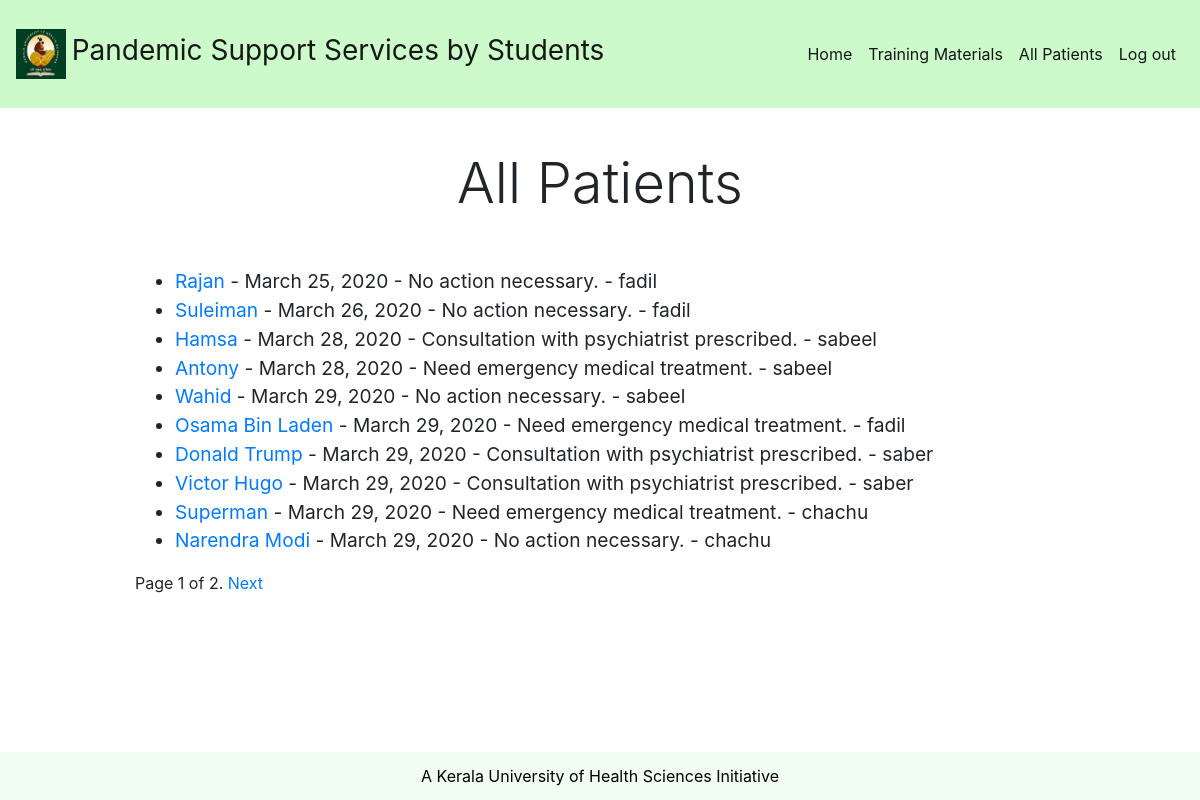
/home/allpatients/ (signed in), run on the app's committed database.
### home/models.py (models this page shows, shortened)
class Patient(models.Model):
	name = models.CharField(max_length=200)
	age = models.PositiveSmallIntegerField()
	address = models.TextField()
	phone_number = models.CharField(max_length=10)
	date_contacted = models.DateField()
	contacted_by = models.ForeignKey(User, on_delete=models.SET_NULL, null=True, blank=True)
	outcome = models.ForeignKey(Outcome, on_delete=models.PROTECT)
	class Meta:
		ordering = ['date_contacted']
		permissions = (("is_staff", "Has the staff permissions"),)
	def get_absolute_url(self):
		return reverse('patient-detail', args=[str(self.id)])

class Outcome(models.Model):
	description = models.CharField(max_length=70)
	class Meta:
		ordering = ['description']
	def __str__(self):
		return self.description

### home/views.py (the view)
# urls.py: path('allpatients/', views.PatientsListView.as_view(), name='allpatients'),
class PatientsListView(LoginRequiredMixin, generic.ListView):
    model = Patient
    template_name ='home/patient_list.html'
    paginate_by = 10
    def get_queryset(self):
        return Patient.objects.order_by('date_contacted')

### home/templates/home/patient_list.html
{% extends "base_generic.html" %}
{% block stylingFiles %}
{% load static %}
    <link rel="stylesheet" href="{% static 'css/list.css' %}">
{% endblock %}
{% block heading %}
All Patients
{% endblock %}
{% block content %}
    {% if patient_list %}
    <ul id="list">
      {% for patient in patient_list %}
      <li class="">
        <a href="{{ patient.get_absolute_url }}">{{patient.name}}</a> - {{ patient.date_contacted }} - {{ patient.outcome }} - {{ patient.contacted_by }}
      </li>
      {% endfor %}
    </ul>
    {% else %}
      <p>You've not added any patients yet.</p>
    {% endif %}
{% endblock %}

### home/templates/base_generic.html (shortened to what this page needs)
<!doctype html>
<html lang="en">
  <head>
    <link rel="stylesheet" href="https://stackpath.bootstrapcdn.com/bootstrap/4.4.1/css/bootstrap.min.css">
    {% load static %}
    <link rel="stylesheet" href="{% static 'css/styles2.css' %}">
    {% block stylingFiles %}{% endblock %}
  </head>
  <body>
      <nav class="navbar navbar-expand-lg navbar-light">
        <a class="navbar-brand" href="{% url 'index' %}">
          {% load static %}
          <img src="{% static 'images/Logo.jpg' %}" width="50" height="50" class="d-inline-block align-top" alt="">
          <span id="logoTitle">Pandemic Support Services by Students</span>
        </a>
        <div class="collapse navbar-collapse" id="navbarNav">
          <ul class="navbar-nav ml-auto">
            <li class="nav-item active">
              <a class="nav-link" href="{% url 'index' %}">Home</a>
            </li>
            <li class="nav-item active">
              <a class="nav-link" href="{% url 'training' %}">Training Materials</a>
            </li>
            {% if user.is_authenticated %}
            {% if perms.home.is_staff %}
              <li class="nav-item active">
                <a class="nav-link" href="{% url 'allpatients' %}">All Patients</a>
              </li>
            {% endif %}
            <li class="nav-item active">
              <a class="nav-link" href="{% url 'logout' %}">Log out</a>
            </li>
          {% endif %}
          </ul>
        </div>
      </nav>
      <div class="container-fluid" id="superman">
        <div class="row welcome text-center">
          <div class="col-12">
            <h1 class="display-4" id="mainHeading">
              {% block heading %}
              {% endblock %}
            </h1>
          </div>
        </div>
          {% block content %}
          {% endblock %}
            {% block pagination %}
    {% if is_paginated %}
        <div class="pagination">
            <span class="page-links">
                <span class="page-current">
                    Page {{ page_obj.number }} of {{ page_obj.paginator.num_pages }}.
                </span>
                {% if page_obj.has_next %}
                    <a href="{{ request.path }}?page={{ page_obj.next_page_number }}">Next</a>
                {% endif %}
            </span>
        </div>
    {% endif %}
  {% endblock %}
      </div>
      <footer class="container-fluid text-center">
        <div class="row">
          <div class="col-12 text-center">
            A Kerala University of Health Sciences Initiative
          </div>
        </div>
      </footer>
  </body>
</html>

### home/static/css/styles2.css (style rules this page uses)
.navbar { background-color: #CCFACB; padding-top: 1.5em; padding-bottom: 1.5em; }
footer { width:; 100%; background-color: #f0fff1; padding: 1%; color: black; left: 0; bottom: 0; position: fixed; margin-top: 5em; }
#superman { width: 80%; margin-bottom: 5em; }
#superman h1 { padding-top: 0.75em; padding-bottom: 0.75em; }
#logoTitle { font-size: 1.4em; }

### home/static/css/list.css (style rules this page uses)
#list li { font-size: 1.2em; }

### data on the page
Patient: name "Rajan", date_contacted "March 25, 2020", outcome "No action necessary.", contacted_by "fadil"
Patient: name "Suleiman", date_contacted "March 26, 2020", outcome "No action necessary.", contacted_by "fadil"
Patient: name "Hamsa", date_contacted "March 28, 2020", outcome "Consultation with psychiatrist prescribed.", contacted_by "sabeel"
Patient: name "Antony", date_contacted "March 28, 2020", outcome "Need emergency medical treatment.", contacted_by "sabeel"
Patient: name "Wahid", date_contacted "March 29, 2020", outcome "No action necessary.", contacted_by "sabeel"
Patient: name "Osama Bin Laden", date_contacted "March 29, 2020", outcome "Need emergency medical treatment.", contacted_by "fadil"
Patient: name "Donald Trump", date_contacted "March 29, 2020", outcome "Consultation with psychiatrist prescribed.", contacted_by "saber"
Patient: name "Victor Hugo", date_contacted "March 29, 2020", outcome "Consultation with psychiatrist prescribed.", contacted_by "saber"
Patient: name "Superman", date_contacted "March 29, 2020", outcome "Need emergency medical treatment.", contacted_by "chachu"
Patient: name "Narendra Modi", date_contacted "March 29, 2020", outcome "No action necessary.", contacted_by "chachu"

### other printed values
{{ page_obj.number }} "1"
{{ page_obj.paginator.num_pages }} "2"
